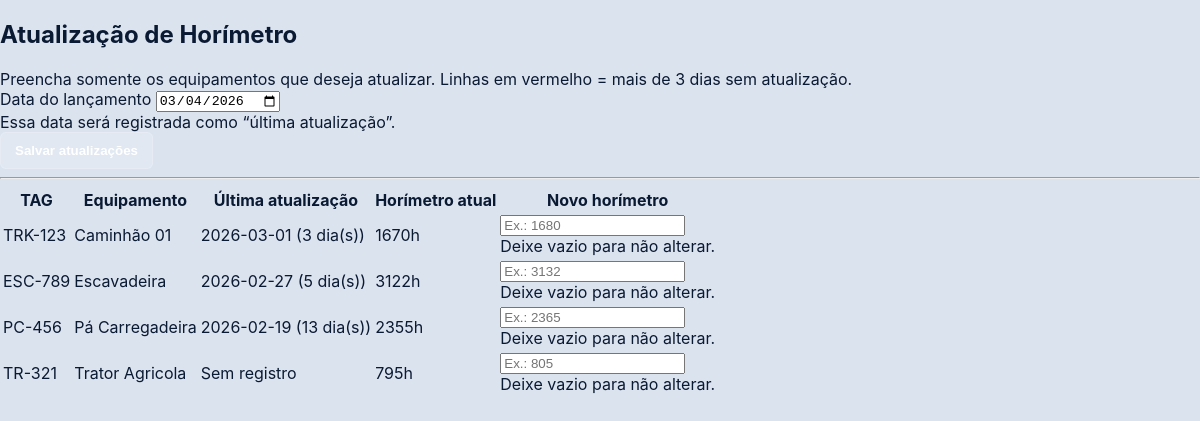
/horimetros (signed in), run on the app's committed database.
### app/models.py (models this page shows, shortened)
class Equipment(db.Model):
    __tablename__ = "equipamentos"
    id = db.Column(db.Integer, primary_key=True)
    nome = db.Column(db.String(120), nullable=False)
    codigo = db.Column(db.String(60), nullable=False, unique=True)  # TAG
    tipo = db.Column(db.String(60), nullable=True)
    horimetro_atual = db.Column(db.Integer, nullable=False, default=0)
    ativo = db.Column(db.Boolean, nullable=False, default=True)
    created_at = db.Column(db.DateTime, nullable=False, default=datetime.utcnow)

class HorimeterLog(db.Model):
    __tablename__ = "horimetro_log"
    id = db.Column(db.Integer, primary_key=True)
    equipamento_id = db.Column(db.Integer, db.ForeignKey("equipamentos.id"), nullable=False)
    data_registro = db.Column(db.Date, nullable=False, default=date.today)
    horimetro = db.Column(db.Integer, nullable=False)
    created_at = db.Column(db.DateTime, nullable=False, default=datetime.utcnow)
    equipamento = db.relationship("Equipment", backref=db.backref("horimetros", lazy=True))

### app/main/routes.py (the view, shortened to what this page needs)
@bp.route("/horimetros", methods=["GET", "POST"])
@login_required
def horimetros():
    equipamentos = Equipment.query.filter_by(ativo=True).order_by(Equipment.nome.asc()).all()
    def parse_date(v):
        if not v:
            return None
        try:
            return datetime.strptime(v, "%Y-%m-%d").date()
        except Exception:
            return None
    hoje = date.today()
    rows = []
    for e in equipamentos:
        last = (HorimeterLog.query.filter_by(equipamento_id=e.id)
                .order_by(HorimeterLog.data_registro.desc(), HorimeterLog.id.desc())
                .first())
        last_date = last.data_registro if last else None
        dias = (hoje - last_date).days if last_date else 9999
        rows.append({"equip": e, "last_date": last_date, "dias": dias})
    return render_template("horimetros.html", rows=rows, hoje=hoje)

### app/__init__.py (called while the page is built)
def create_app():
    app = Flask(__name__)
    app.config.from_object(Config)
    db.init_app(app)
    csrf.init_app(app)
    login_manager.init_app(app)
    login_manager.login_view = "auth.login"  # redireciona pra login se não estiver logado
    @login_manager.user_loader
    def load_user(user_id: str):
        return User.query.get(int(user_id))
    from .auth import bp as auth_bp
    from .main import bp as main_bp
    app.register_blueprint(auth_bp)
    app.register_blueprint(main_bp)
    return app

### app/templates/horimetros.html (shortened to what this page needs)
{% extends "base.html" %}
{% block content %}
<div class="d-flex flex-wrap justify-content-between align-items-end gap-2 mb-3">
  <div>
    <h2 class="mb-1 fw-bold">Atualização de Horímetro</h2>
    <div class="text-muted small">
      Preencha somente os equipamentos que deseja atualizar. Linhas em vermelho = mais de 3 dias sem atualização.
    </div>
  </div>
</div>
<form method="post" class="card card-min p-3 mb-3">
  <div class="row g-2 align-items-end">
    <div class="col-12 col-md-4">
      <label class="form-label mb-1">Data do lançamento</label>
      <input class="form-control" type="date" name="data_registro" value="{{ hoje }}">
      <div class="text-muted small mt-1">Essa data será registrada como “última atualização”.</div>
    </div>
    <div class="col-12 col-md-8 d-flex justify-content-md-end">
      <button class="btn btn-primary">
        Salvar atualizações
      </button>
    </div>
  </div>
  <hr class="my-3">
  <div class="table-responsive">
    <table class="table align-middle table-hover">
      <thead>
        <tr>
          <th>TAG</th>
          <th>Equipamento</th>
          <th>Última atualização</th>
          <th>Horímetro atual</th>
          <th>Novo horímetro</th>
        </tr>
      </thead>
      <tbody>
        {% for r in rows %}
          {% set atrasado = (r.last_date is none) or (r.dias > 3) %}
          <tr class="{% if atrasado %}row-alert{% endif %}">
            <td class="fw-bold">{{ r.equip.codigo }}</td>
            <td>{{ r.equip.nome }}</td>
            <td>
              {% if r.last_date %}
                {{ r.last_date }} <span class="text-muted small">({{ r.dias }} dia(s))</span>
              {% else %}
                <span class="text-muted">Sem registro</span>
              {% endif %}
            </td>
            <td><span class="fw-semibold">{{ r.equip.horimetro_atual }}h</span></td>
            <td style="max-width: 220px;">
              <input
                class="form-control form-control-sm"
                type="number"
                name="novo_h_{{ r.equip.id }}"
                min="{{ r.equip.horimetro_atual }}"
                placeholder="Ex.: {{ r.equip.horimetro_atual + 10 }}"
              >
              <div class="text-muted small mt-1">Deixe vazio para não alterar.</div>
            </td>
          </tr>
        {% endfor %}
      </tbody>
    </table>
  </div>
</form>
{% endblock %}

### app/templates/base.html (shortened to what this page needs)
<!doctype html>
<html lang="pt-BR">
<head>
  <link rel="stylesheet" href="{{ url_for('static', filename='css/style.css') }}">
</head>
<body>
  {% block content %}{% endblock %}
</body>
</html>

### app/static/css/style.css (style rules this page uses)
:root { --bg:#dbe3ef; --blue1:#0b57b3; --blue2:#073a7a; --blue3:#0a4aa0; --shadow: 0 6px 12px rgba(0,0,0,.25); --shadow2: 0 3px 8px rgba(0,0,0,.18); --card:#ffffff; --card2:#f3f7ff; --text:#0b1a33; }
* { box-sizing:border-box }
html,body { height:100% }
body { margin:0; font-family: Inter, system-ui, -apple-system, "Segoe UI", Roboto, Arial, sans-serif; color:var(--text); background: var(--bg); }
.btn { display:inline-flex; align-items:center; justify-content:center; padding:10px 14px; border-radius:6px; font-weight:800; text-decoration:none; border:1px solid rgba(255,255,255,.18); }
.btn-primary { background: rgba(255,255,255,.18); color:#fff; }

### data on the page
Equipment: equip.codigo "TRK-123", equip.nome "Caminhão 01", equip.horimetro_atual "1670", equip.id "Ex.: 1680"
HorimeterLog: last_date "2026-03-01"
Equipment: equip.codigo "ESC-789", equip.nome "Escavadeira", equip.horimetro_atual "3122", equip.id "Ex.: 3132"
HorimeterLog: last_date "2026-02-27"
Equipment: equip.codigo "PC-456", equip.nome "Pá Carregadeira", equip.horimetro_atual "2355", equip.id "Ex.: 2365"
HorimeterLog: last_date "2026-02-19"
Equipment: equip.codigo "TR-321", equip.nome "Trator Agricola", equip.horimetro_atual "795", equip "Ex.: 805"

### other printed values
{{ r.dias }} "3" "5" "13"
